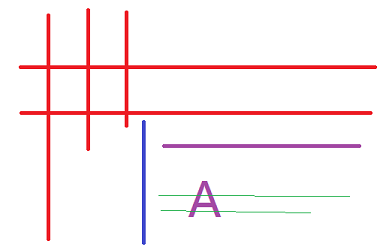
#> input picture python/code_060/morph01.png, 392 x 247 px
$ python opencv_060.py
#> lines starting #> are read from the running program, lines starting #| are printed output that depends on the picture; after the words box and inside, x2 and y2 are one past the last pixel; in counts of white or black regions, pixels touching at a corner belong together
import cv2 as cv
import numpy as np


def canny_demo(image):
    t = 80
    canny_output = cv.Canny(image, t, t * 2)
    cv.imwrite("canny_output.png", canny_output)
    return canny_output


src = cv.imread("morph01.png")
#> src is the input picture: shape (247, 392, 3); mean B, G, R 242.7, 240.9, 251.4
cv.namedWindow("input", cv.WINDOW_AUTOSIZE)
cv.imshow("input", src)
binary = canny_demo(src)
#> in canny_demo, `canny_output = cv.Canny(image, t, t * 2)`:
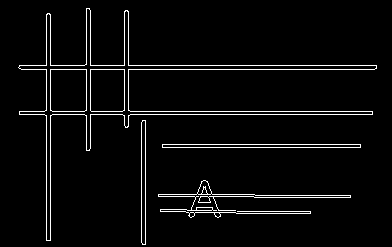
#> canny_output: shape (247, 392); 3.9% white in thin lines or dots, all inside (x1, y1, x2, y2) = (18, 8, 377, 245)
cv.imshow("binary", binary)

linesP = cv.HoughLinesP(binary, 1, np.pi / 180, 55, None, 50, 10)
#> linesP = 21 rows, first 6: [19, 114, 372, 114], [21, 69, 374, 69], [19, 111, 372, 111], [19, 65, 376, 65], [50, 240, 50, 14], [46, 240, 46, 14]
cv.HoughLinesP
if linesP is not None:
    for i in range(0, len(linesP)):
        l = linesP[i][0]
        cv.line(src, (l[0], l[1]), (l[2], l[3]), (255, 0, 0), 1, cv.LINE_AA)
#> this loop made 21 passes
#> l on passes 1 to 12: [19, 114, 372, 114], [21, 69, 374, 69], [19, 111, 372, 111], [19, 65, 376, 65], [50, 240, 50, 14], [46, 240, 46, 14], [162, 147, 360, 147], [162, 144, 360, 144], [90, 148, 90, 10], [128, 126, 128, 11], [86, 150, 86, 8], [186, 212, 287, 213]
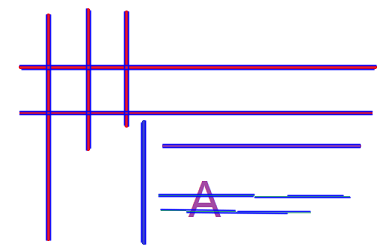
#> src: shape (247, 392, 3); 10.79% of pixels changed, all inside (x1, y1, x2, y2) = (19, 8, 378, 246)

# 显示
cv.imshow("hough line demo", src)
cv.imwrite("contours_analysis.png", src)
cv.waitKey(0)
cv.destroyAllWindows()
